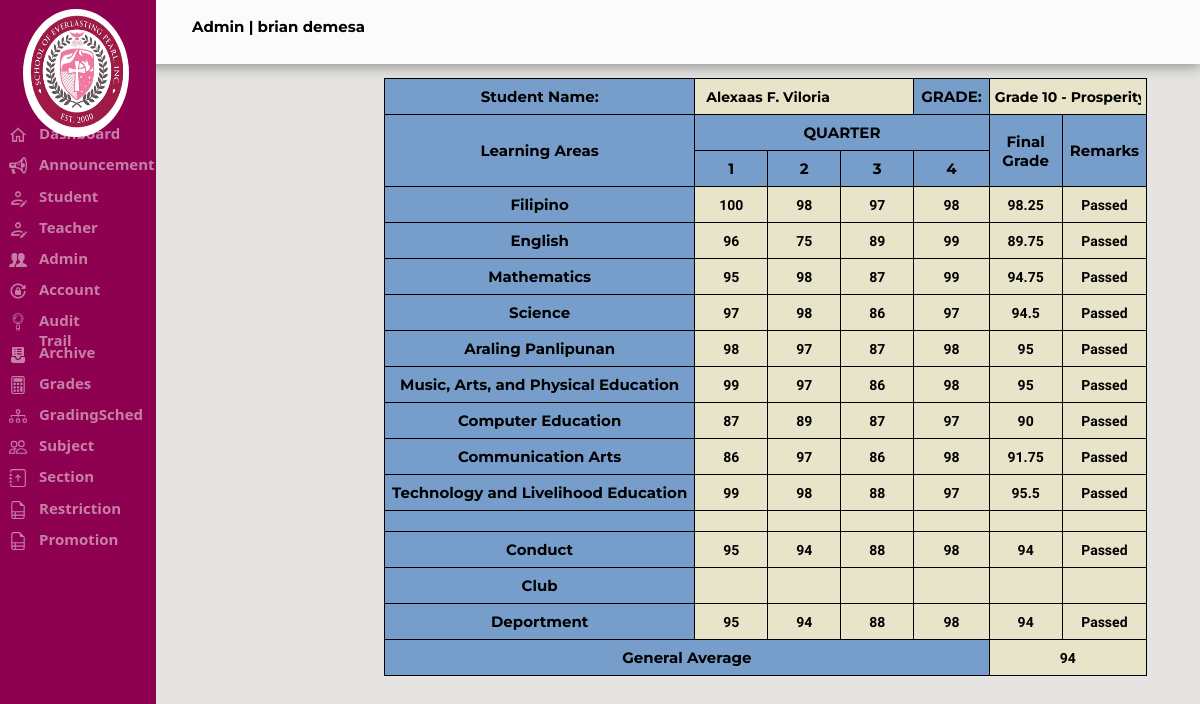
Page /Admin/viewstudgrades.php?ID=1 (signed in) on the committed database.
### tables this page shows
CREATE TABLE `tbl_sepi_account` (
  `Acc_ID` int(11) NOT NULL AUTO_INCREMENT,
  `Admin_ID` varchar(20) NOT NULL,
  `Fname` varchar(30) NOT NULL,
  `mname` varchar(5) NOT NULL,
  `Lname` varchar(30) NOT NULL,
  `Username` varchar(30) NOT NULL,
  `EMAIL` varchar(50) NOT NULL,
  `Password` varchar(30) NOT NULL,
  `Gender` varchar(15) NOT NULL,
  `Address` varchar(50) NOT NULL,
  `Role` varchar(20) NOT NULL,
  `Hdate` date NOT NULL,
  PRIMARY KEY (`Acc_ID`)
);

CREATE TABLE `tbl_studentinfo` (
  `Stud_SID` int(11) NOT NULL AUTO_INCREMENT,
  `Stud_ID` varchar(20) NOT NULL,
  `FNAME` varchar(30) NOT NULL,
  `MNAME` varchar(30) NOT NULL,
  `LNAME` varchar(30) NOT NULL,
  `USERNAME` varchar(30) NOT NULL,
  `ADDRESS` varchar(255) NOT NULL,
  `EMAIL` varchar(50) NOT NULL,
  `PASS` varchar(20) NOT NULL,
  `BDAY` date DEFAULT NULL,
  `AGE` int(11) NOT NULL,
  `GENDER` varchar(30) NOT NULL,
  `LEVEL` varchar(30) NOT NULL,
  `YEAR` varchar(30) NOT NULL,
  `LRN` varchar(30) NOT NULL,
  `Role` varchar(20) NOT NULL,
  `STATUS` varchar(20) NOT NULL,
  `Active` int(1) DEFAULT 1,
  PRIMARY KEY (`Stud_SID`)
);

CREATE TABLE `tbl_subject` (
  `ID` int(11) NOT NULL AUTO_INCREMENT,
  `Subject_code` varchar(255) NOT NULL,
  `Subject_name` varchar(255) NOT NULL,
  `Grade_level` varchar(255) NOT NULL,
  PRIMARY KEY (`ID`)
);

CREATE TABLE `tbl_grades` (
  `ID` int(11) NOT NULL AUTO_INCREMENT,
  `Subject_Code` varchar(255) DEFAULT NULL,
  `Teacher_Code` varchar(255) DEFAULT NULL,
  `Student_Code` varchar(255) DEFAULT NULL,
  `Prelim` varchar(255) DEFAULT NULL,
  `Midterm` varchar(255) DEFAULT NULL,
  `Prefinal` varchar(255) DEFAULT NULL,
  `Final` varchar(255) DEFAULT NULL,
  `SY` varchar(255) DEFAULT NULL,
  PRIMARY KEY (`ID`)
);

### Admin/viewstudgrades.php (the view, shortened to what this page needs)
<?php
		include "../sepi_connect.php";
		if(!isset($_SESSION['loggedin']) || $_SESSION['loggedin'] !== true)
		 {
			 header("refresh:0; ../Index.php");
			 exit;
		 }else if(isset($_SESSION['Acc_ID']))
			{
				$userid = $_SESSION['Acc_ID'];
				$getrecord = mysqli_query($config,"SELECT * FROM tbl_sepi_account WHERE Acc_ID ='$userid'");
				while($rowedit = mysqli_fetch_assoc($getrecord))
				{
					$type = $rowedit['Role'];
					$name = $rowedit['Fname']." ".$rowedit['Lname'];
				}
			}
            $SID = $_GET['ID'];
            $sql="Select *from tbl_studentinfo where Stud_SID = '$SID'";
            $result = $config->query($sql);
            $row = $result->fetch_assoc();
            $FNAME = $row['FNAME'];
            $MNAME = $row['MNAME'];
            $LNAME = $row['LNAME'];
            $FULLNAME = $FNAME." ".$MNAME." ".$LNAME;
            $LEVEL = $row['LEVEL'];
?>
<html>
<head>
</head>
<link rel="stylesheet" href="../Css/sepi.css">
<body style="background-color:#E5E4E2">
    <div class="header">
    <p class="displayname"><?php echo "$type" ?> | <?php echo "$name" ?></p>
        <form method="POST"action="logout.php" >
        </form>
    </div>
    <form method=POST action="viewstudgrades.php">
        <?php
		include_once('SideNav.php');
		?>
        <div class=finalgradediv>
          <table  class=tablefinalgrade border="0">
            <tr>
                <th class=headerfinalgrade>Student Name:</th>
                <td colspan=3 class=datafinalgrade><input type=text name=studname class=datafnamefinalgrade value="<?php echo $FULLNAME; ?>"readonly></td>
                <th class=headerfinalgrade>GRADE:</th>
                <th colspan=2 class=datafinalgrade><input type=text name=studlevel class=datalvlfinalgrade value="<?php echo $LEVEL; ?>"readonly></th>
            </tr>
            <tr>
                <th rowspan=2 class=headerfinalgrade>Learning Areas</th>
                <th colspan=4 class=headerfinalgrade>QUARTER</th>
                <th rowspan=2 class=headerfinalgrade>Final Grade</th>
                <th rowspan=2 class=headerfinalgrade>Remarks</th>
            </tr>
            <tr>
                <th class=headerfinalgrade>1</th>
                <th class=headerfinalgrade>2</th>
                <th class=headerfinalgrade>3</th>
                <th class=headerfinalgrade>4</th>
            </tr>
            <?php
$query = "SELECT tbl_subject.Grade_level, tbl_subject.ID, tbl_subject.Subject_code, tbl_subject.Subject_name, tbl_grades.Prelim, tbl_grades.Midterm, tbl_grades.Prefinal, tbl_grades.Final
 FROM
 tbl_studentinfo
 LEFT JOIN tbl_section ON tbl_studentinfo.`LEVEL` = tbl_section.Section
 LEFT JOIN tbl_subject ON tbl_section.Grade_Level = tbl_subject.Grade_level
 LEFT JOIN tbl_grades ON tbl_subject.Subject_code = tbl_grades.Subject_Code AND tbl_studentinfo.Stud_SID = tbl_grades.Student_Code
 where tbl_studentinfo.Stud_SID = ".$_GET['ID'].";";
$result = mysqli_query($config, $query);
$subjectcount =0;
$average = 0;
$finalPrelim = array();
$finalMidterm = array();
$finalPrefinal = array();
$finalFinal = array();
while ($row = mysqli_fetch_assoc($result)) {
    $subject_name = $row['Subject_name'];
    $prelim = $row['Prelim'];
    $midterm = $row['Midterm'];
    $prefinal = $row['Prefinal'];
    $final = $row['Final'];
$isMidterm = isset($midterm) && $midterm >= 1 ? true : false;
$isPrefi = isset($prefinal) && $prefinal >= 1 ? true : false;
$isFinal = isset($final) && $final >= 1 ? true : false;
array_push($finalPrelim,$prelim);
array_push($finalMidterm,$midterm);
array_push($finalPrefinal,$prefinal);
array_push($finalFinal,$final);
    $subjectcount += 1;
    $total_grade = ($prelim + $midterm + $prefinal + $final)/4 == 0 ? "--" : ($prelim + $midterm + $prefinal + $final)/4;
    if (is_int($total_grade)) {
        $grade = round($total_grade);
        $average += $grade;
    } else {
        $grade = $total_grade;
    }
    if ($grade >= 75)
        $remarks = "Passed";
    echo "<tr>";
    echo "<th class='headerfinalgrade'>$subject_name</th>";
    echo "<td class='datafinalgrade'><input type='text' name='stud{$subject_name}first' class='datafinalgrade1' value='$prelim' readonly></td>";
    echo "<td class='datafinalgrade'><input type='text' name='stud{$subject_name}second' class='datafinalgrade1' value='$midterm' readonly></td>";
    echo "<td class='datafinalgrade'><input type='text' name='stud{$subject_name}third' class='datafinalgrade1' value='$prefinal' readonly></td>";
    echo "<td class='datafinalgrade'><input type='text' name='stud{$subject_name}fourth' class='datafinalgrade1' value='$final' readonly></td>";
    if($isPrefi == true && $isMidterm == true && $isPrefi == true && $isFinal == true){
        echo "<td class='datafinalgrade'><input type='text' name='stud{$subject_name}fourth' class='datafinalgrade1' value='$total_grade' readonly></td>";
        echo "<td class='datafinalgrade'><input type='text' name='stud{$subject_name}fourth' class='datafinalgrade1' value='$remarks' readonly></td>";
    }else{
        echo "<td class='datafinalgrade'><input type='text' name='stud{$subject_name}fourth' class='datafinalgrade1' value='' readonly></td>";
        echo "<td class='datafinalgrade'><input type='text' name='stud{$subject_name}fourth' class='datafinalgrade1' value='' readonly></td>";
    }
   echo "</tr>";
}
?>
            <tr>
                <th class=headerfinalgrade></th>
                <td class=datafinalgrade><input type=text name=studcefirst class=datafinalgrade1 value="" readonly></td>
                <td class=datafinalgrade><input type=text name=studcesecond class=datafinalgrade1 value=""readonly></td>
                <td class=datafinalgrade><input type=text name=studcethird class=datafinalgrade1 value=""readonly></td>
                <td class=datafinalgrade><input type=text name=studcefourth class=datafinalgrade1 value=""readonly></td>
                <td class=datafinalgrade><input type=text name=studcefourth class=datafinalgrade1 value=""readonly></td>
                <td class=datafinalgrade><input type=text name=studcefourth class=datafinalgrade1 value=""readonly></td>
            </tr>
            <tr>
    <th class="headerfinalgrade">Conduct</th>
    <?php
    $prelimAverage = in_array('', $finalPrelim) || in_array(null, $finalPrelim) || array_sum($finalPrelim) < $subjectcount ? '' : round(array_sum($finalPrelim) / $subjectcount);
    $midtermAverage = in_array('', $finalMidterm) || in_array(null, $finalMidterm) || array_sum($finalMidterm) < $subjectcount ? '' : round(array_sum($finalMidterm) / $subjectcount);
    $prefinalAverage = in_array('', $finalPrefinal) || in_array(null, $finalPrefinal) || array_sum($finalPrefinal) < $subjectcount ? '' : round(array_sum($finalPrefinal) / $subjectcount);
    $finalAverage = in_array('', $finalFinal) || in_array(null, $finalFinal) || array_sum($finalFinal) < $subjectcount ? '' : round(array_sum($finalFinal) / $subjectcount);
    echo '<td class="datafinalgrade"><input type="text" name="studcefirst" class="datafinalgrade1" value="' . $prelimAverage . '" readonly></td>';
    echo '<td class="datafinalgrade"><input type="text" name="studcesecond" class="datafinalgrade1" value="' . $midtermAverage . '" readonly></td>';
    echo '<td class="datafinalgrade"><input type="text" name="studcethird" class="datafinalgrade1" value="' . $prefinalAverage . '" readonly></td>';
    echo '<td class="datafinalgrade"><input type="text" name="studcefourth" class="datafinalgrade1" value="' . $finalAverage . '" readonly></td>';
    $conductsum = array_sum($finalPrelim) + array_sum($finalMidterm) + array_sum($finalPrefinal) + array_sum($finalFinal);
    $conductcount = count(array_filter($finalPrelim)) + count(array_filter($finalMidterm)) + count(array_filter($finalPrefinal)) + count(array_filter($finalFinal));
    $conductAverage = in_array('', $finalPrelim) || in_array(null, $finalPrelim) || in_array('', $finalMidterm) || in_array(null, $finalMidterm) || in_array('', $finalPrefinal) || in_array(null, $finalPrefinal) || in_array('', $finalFinal) || in_array(null, $finalFinal) || $conductsum < $subjectcount * 4 ? '' : $conductsum / $conductcount;
    echo '<td class="datafinalgrade"><input type="text" name="studceaverage" class="datafinalgrade1" value="' . round($conductAverage) . '" readonly></td>';
    $remarks = $conductAverage !== '' ? ($conductAverage >= 75 ? 'Passed' : 'Failed') : '';
    echo '<td class="datafinalgrade"><input type="text" name="studceaverage" class="datafinalgrade1" value="' . $remarks . '" readonly></td>';
    ?>
</tr>
            <tr>
                <th class=headerfinalgrade>Club</th>
                <td class=datafinalgrade><input type=text name=studcefirst class=datafinalgrade1 value="" readonly></td>
                <td class=datafinalgrade><input type=text name=studcesecond class=datafinalgrade1 value=""readonly></td>
                <td class=datafinalgrade><input type=text name=studcethird class=datafinalgrade1 value=""readonly></td>
                <td class=datafinalgrade><input type=text name=studcefourth class=datafinalgrade1 value=""readonly></td>
                <td class=datafinalgrade><input type=text name=studcefourth class=datafinalgrade1 value=""readonly></td>
                <td class=datafinalgrade><input type=text name=studcefourth class=datafinalgrade1 value=""readonly></td>
            </tr>
            <tr>
  <th class=headerfinalgrade>Deportment</th>
  <?php
  $prelimAverage = in_array('', $finalPrelim) || in_array(null, $finalPrelim) || array_sum($finalPrelim) < $subjectcount ? '' : round(array_sum($finalPrelim) / $subjectcount);
  $midtermAverage = in_array('', $finalMidterm) || in_array(null, $finalMidterm) || array_sum($finalMidterm) < $subjectcount ? '' : round(array_sum($finalMidterm) / $subjectcount);
  $prefinalAverage = in_array('', $finalPrefinal) || in_array(null, $finalPrefinal) || array_sum($finalPrefinal) < $subjectcount ? '' : round(array_sum($finalPrefinal) / $subjectcount);
  $finalAverage = in_array('', $finalFinal) || in_array(null, $finalFinal) || array_sum($finalFinal) < $subjectcount ? '' : round(array_sum($finalFinal) / $subjectcount);
  echo '<td class="datafinalgrade"><input type="text" name="studcefirst" class="datafinalgrade1" value="' . $prelimAverage . '" readonly></td>';
  echo '<td class="datafinalgrade"><input type="text" name="studcesecond" class="datafinalgrade1" value="' . $midtermAverage . '" readonly></td>';
  echo '<td class="datafinalgrade"><input type="text" name="studcethird" class="datafinalgrade1" value="' . $prefinalAverage . '" readonly></td>';
  echo '<td class="datafinalgrade"><input type="text" name="studcefourth" class="datafinalgrade1" value="' . $finalAverage . '" readonly></td>';
  $conductsum = array_sum($finalPrelim) + array_sum($finalMidterm) + array_sum($finalPrefinal) + array_sum($finalFinal);
  $conductcount = count(array_filter($finalPrelim)) + count(array_filter($finalMidterm)) + count(array_filter($finalPrefinal)) + count(array_filter($finalFinal));
  $DeportmentAverage = in_array('', $finalPrelim) || in_array(null, $finalPrelim) || in_array('', $finalMidterm) || in_array(null, $finalMidterm) || in_array('', $finalPrefinal) || in_array(null, $finalPrefinal) || in_array('', $finalFinal) || in_array(null, $finalFinal) || $conductsum < $subjectcount * 4 ? '' : $conductsum / $conductcount;
  echo '<td class="datafinalgrade"><input type="text" name="studceaverage" class="datafinalgrade1" value="' . round($DeportmentAverage) . '" readonly></td>';
  $remarks = $conductAverage !== '' ? ($conductAverage >= 75 ? 'Passed' : 'Failed') : '';
  echo '<td class="datafinalgrade"><input type="text" name="studceremarks" class="datafinalgrade1" value="' . $remarks . '" readonly></td>';
  ?>
</tr>
            <tr>
                <th colspan=5 class=headerfinalgrade>General Average</th>
                <?php
$prelimAverage = in_array('', $finalPrelim) || in_array(null, $finalPrelim) || array_sum($finalPrelim) < $subjectcount ? '' : round(array_sum($finalPrelim) / $subjectcount);
$midtermAverage = in_array('', $finalMidterm) || in_array(null, $finalMidterm) || array_sum($finalMidterm) < $subjectcount ? '' : round(array_sum($finalMidterm) / $subjectcount);
$prefinalAverage = in_array('', $finalPrefinal) || in_array(null, $finalPrefinal) || array_sum($finalPrefinal) < $subjectcount ? '' : round(array_sum($finalPrefinal) / $subjectcount);
$finalAverage = in_array('', $finalFinal) || in_array(null, $finalFinal) || array_sum($finalFinal) < $subjectcount ? '' : round(array_sum($finalFinal) / $subjectcount);
if ($prelimAverage !== '' && $midtermAverage !== '' && $prefinalAverage !== '' && $finalAverage !== '') {
    $average = ($prelimAverage + $midtermAverage + $prefinalAverage + $finalAverage) / 4;
} else {
    $average = '';
}
if ($average !== '') {
    $DeportmentAverage = in_array('', $finalPrelim) || in_array(null, $finalPrelim) || in_array('', $finalMidterm) || in_array(null, $finalMidterm) || in_array('', $finalPrefinal) || in_array(null, $finalPrefinal) || in_array('', $finalFinal) || in_array(null, $finalFinal) || $conductsum < $subjectcount * 4 ? '' : $conductsum / $conductcount;
    $conductsum = array_sum($finalPrelim) + array_sum($finalMidterm) + array_sum($finalPrefinal) + array_sum($finalFinal);
    $conductcount = count(array_filter($finalPrelim)) + count(array_filter($finalMidterm)) + count(array_filter($finalPrefinal)) + count(array_filter($finalFinal));
    $conductAverage = in_array('', $finalPrelim) || in_array(null, $finalPrelim) || in_array('', $finalMidterm) || in_array(null, $finalMidterm) || in_array('', $finalPrefinal) || in_array(null, $finalPrefinal) || in_array('', $finalFinal) || in_array(null, $finalFinal) || $conductsum < $subjectcount * 4 ? '' : $conductsum / $conductcount;
    $final = ($average + $DeportmentAverage + $conductAverage)  /3;
    $finalAverage = $final < 1 ? '--' : round($final);
    if (!empty($finalAverage)) {
        echo '<th colspan=2 class=datafinalgrade><input type=text name=studcefourth class=datafinalgrade1 value="' . $finalAverage . '" readonly></th>';
    }else{
        echo '<th colspan=2 class=datafinalgrade><input type=text name=studcefourth class=datafinalgrade1 value="" readonly></th>';
    }
}
                ?>
                  </tr>
        </table>
		</div>
</body>
</html>

### rows in the picture
tbl_sepi_account: Role "Admin", name "brian demesa"
tbl_studentinfo: studname "Alexaas F. Viloria", studlevel "Grade 10 - Prosperity"
tbl_subject: Subject_name "Filipino", Prelim "100", Midterm "98", Prefinal "97", Final "98", Final "98.25", Final "Passed"
tbl_subject: Subject_name "English", Prelim "96", Midterm "75", Prefinal "89", Final "99", Final "89.75", Final "Passed"
tbl_subject: Subject_name "Mathematics", Prelim "95", Midterm "98", Prefinal "87", Final "99", Final "94.75", Final "Passed"
tbl_subject: Subject_name "Science", Prelim "97", Midterm "98", Prefinal "86", Final "97", Final "94.5", Final "Passed"
tbl_subject: Subject_name "Araling Panlipunan", Prelim "98", Midterm "97", Prefinal "87", Final "98", Final "95", Final "Passed"
tbl_subject: Subject_name "Music, Arts, and Physical Education", Prelim "99", Midterm "97", Prefinal "86", Final "98", Final "95", Final "Passed"
tbl_subject: Subject_name "Computer Education", Prelim "87", Midterm "89", Prefinal "87", Final "97", Final "90", Final "Passed"
tbl_subject: Subject_name "Communication Arts", Prelim "86", Midterm "97", Prefinal "86", Final "98", Final "91.75", Final "Passed"
tbl_subject: Subject_name "Technology and Livelihood Education", Prelim "99", Midterm "98", Prefinal "88", Final "97", Final "95.5", Final "Passed"
